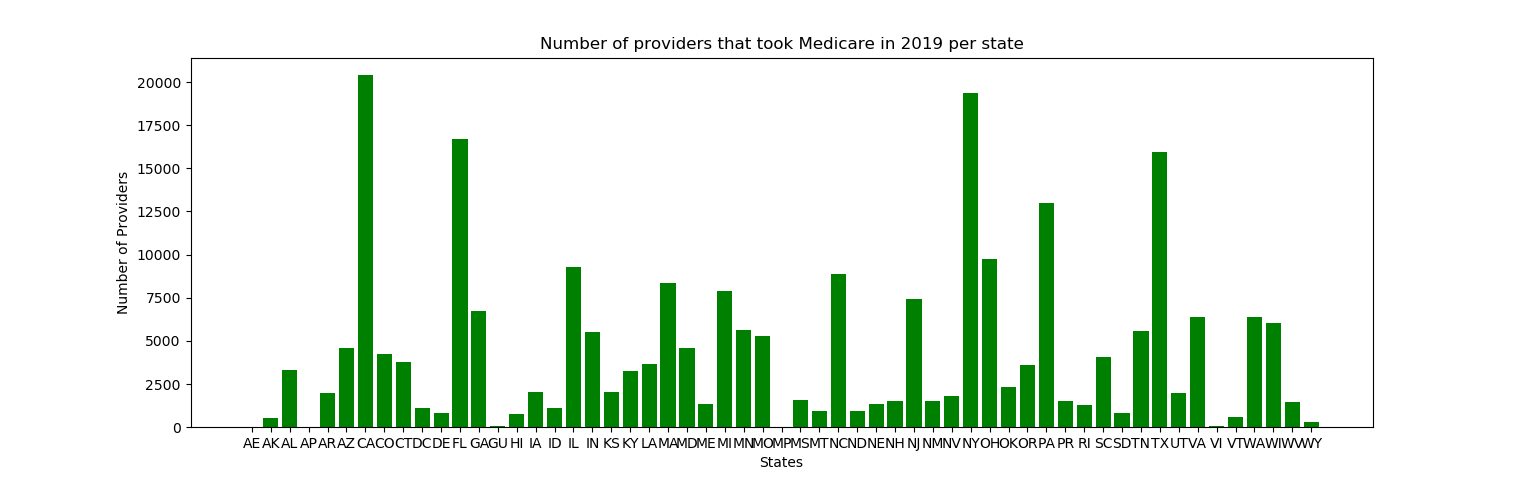

Reproduce this figure in Python.
import matplotlib.pyplot as plt
import pandas as pd
 
data = pd.read_csv('state_any_take_medicare.csv')
df = pd.DataFrame(data)
X = list(df.iloc[:, 0])
Y = list(df.iloc[:, 1])
plt.bar(X, Y, color='g')
plt.title("Number of providers that took Medicare in 2019 per state")
plt.xlabel("States")
plt.ylabel("Number of Providers")
plt.show()
